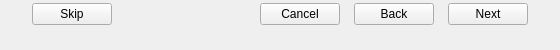
    <widget class="QWidget" name="wButtons" native="true">
     <property name="minimumSize">
      <size>
       <width>560</width>
       <height>50</height>
      </size>
     </property>
     <property name="maximumSize">
      <size>
       <width>560</width>
       <height>50</height>
      </size>
     </property>
     <layout class="QHBoxLayout" name="horizontalLayout_2">
      <property name="spacing">
       <number>14</number>
      </property>
      <property name="leftMargin">
       <number>32</number>
      </property>
      <property name="topMargin">
       <number>0</number>
      </property>
      <property name="rightMargin">
       <number>32</number>
      </property>
      <property name="bottomMargin">
       <number>22</number>
      </property>
      <item>
       <widget class="QPushButton" name="bSkip">
        <property name="minimumSize">
         <size>
          <width>0</width>
          <height>22</height>
         </size>
        </property>
        <property name="text">
         <string>Skip</string>
        </property>
       </widget>
      </item>
      <item>
       <spacer name="hsButtonsRight">
        <property name="orientation">
         <enum>Qt::Horizontal</enum>
        </property>
        <property name="sizeHint" stdset="0">
         <size>
          <width>40</width>
          <height>20</height>
         </size>
        </property>
       </spacer>
      </item>
      <item>
       <widget class="QPushButton" name="bCancel">
        <property name="minimumSize">
         <size>
          <width>0</width>
          <height>22</height>
         </size>
        </property>
        <property name="text">
         <string>Cancel</string>
        </property>
       </widget>
      </item>
      <item>
       <widget class="QPushButton" name="bBack">
        <property name="minimumSize">
         <size>
          <width>0</width>
          <height>22</height>
         </size>
        </property>
        <property name="text">
         <string>Back</string>
        </property>
       </widget>
      </item>
      <item>
       <widget class="QPushButton" name="bNext">
        <property name="minimumSize">
         <size>
          <width>0</width>
          <height>22</height>
         </size>
        </property>
        <property name="text">
         <string>Next</string>
        </property>
       </widget>
      </item>
     </layout>
    </widget>
